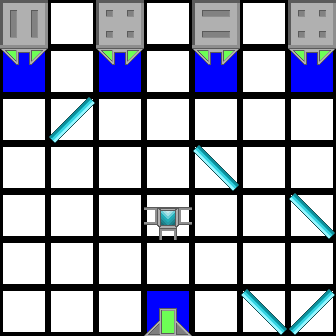

Tiled map render using the project's own tile images. Description and the whole map definition, tile-layer contents included, below:
An orthogonal 7x7 tile map with 48x48 px tiles, 2 tile layers (Colors, Tiles).

<map version="1.0" orientation="orthogonal" renderorder="right-down" width="7" height="7" tilewidth="48" tileheight="48" nextobjectid="1">
 <properties>
  <property name="AvailableTiles" value="1, 2, 1, 1, 13, 14" />
 </properties>
 <tileset firstgid="1" source="tiles.tsx" />
 <layer name="Colors" width="7" height="7">
  <data encoding="csv">
47,47,47,47,47,47,47,
43,47,43,47,43,47,43,
47,47,47,47,47,47,47,
47,47,47,47,47,47,47,
47,47,47,47,47,47,47,
47,47,47,47,47,47,47,
47,47,47,43,47,47,47
</data>
 </layer>
 <layer name="Tiles" width="7" height="7">
  <data encoding="csv">
18,1,17,1,19,1,17,
11,1,11,1,11,1,11,
1,2,1,1,1,1,1,
1,1,1,1,3,1,1,
1,1,1,15,1,1,3,
1,1,1,1,1,1,1,
1,1,1,5,1,3,2
</data>
 </layer>
</map>
